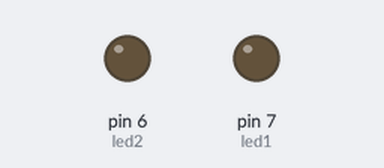
A sketch run on a simulated Arduino Uno, built with avr-gcc and run on an emulated ATmega328P. Shown: output pins drawn as LEDs (lit = HIGH). What the sketch prints to the serial monitor is not drawn.

Above: at 0.05 s.
At 2.05 s:
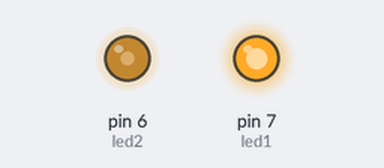
At 3.95 s:
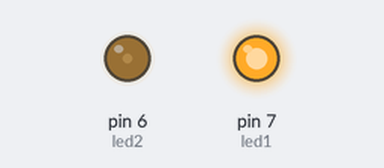
Timing chart, 0 to 6.5 s (numbered marks = the images above):
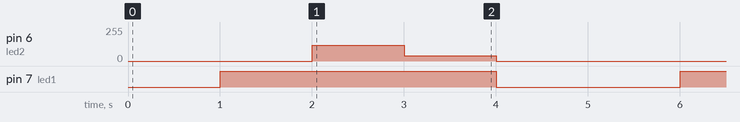

The sketch:

examen_1_promoci_n_acompa_ada_20261.ino
```cpp
#define led1 7
#define led2 6

void setup()
{
pinMode(led1, OUTPUT);
pinMode(led2, OUTPUT);
Serial.begin(9600);
}

void loop()
{

  Serial. println(" la secuencia ha comenzado.");
  delay(1000);
  digitalWrite(led1, HIGH);
  delay(1000); // Wait for 1000 millisecond(s)
  analogWrite(led2, 120);
  delay(1000); // Wait for 1000 millisecond(s)
  analogWrite(led2, 40);
  delay(1000);
  Serial.println("la nave esta en orbita.");
  analogWrite(led2, 0);
  digitalWrite(led1, LOW);
  delay(1000);

}
```

Measured:
- by itself, pin 6 (led2): repeats every 5.0 s: 40/255 1.0 s, 0/255 3.0 s, 120/255 1.0 s
- by itself, pin 7 (led1): alternates HIGH for 3.0 s and LOW for 2.0 s
